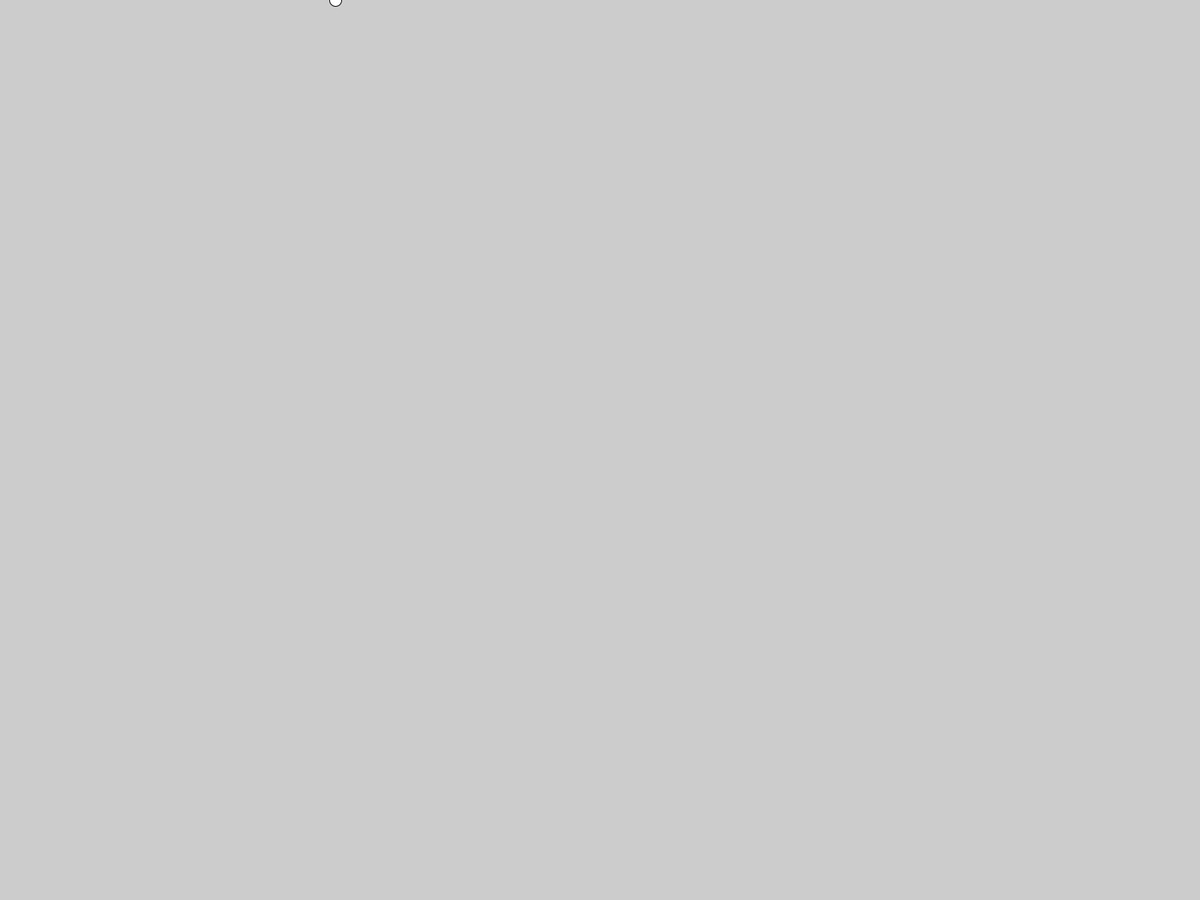
Frame 1 (no input)
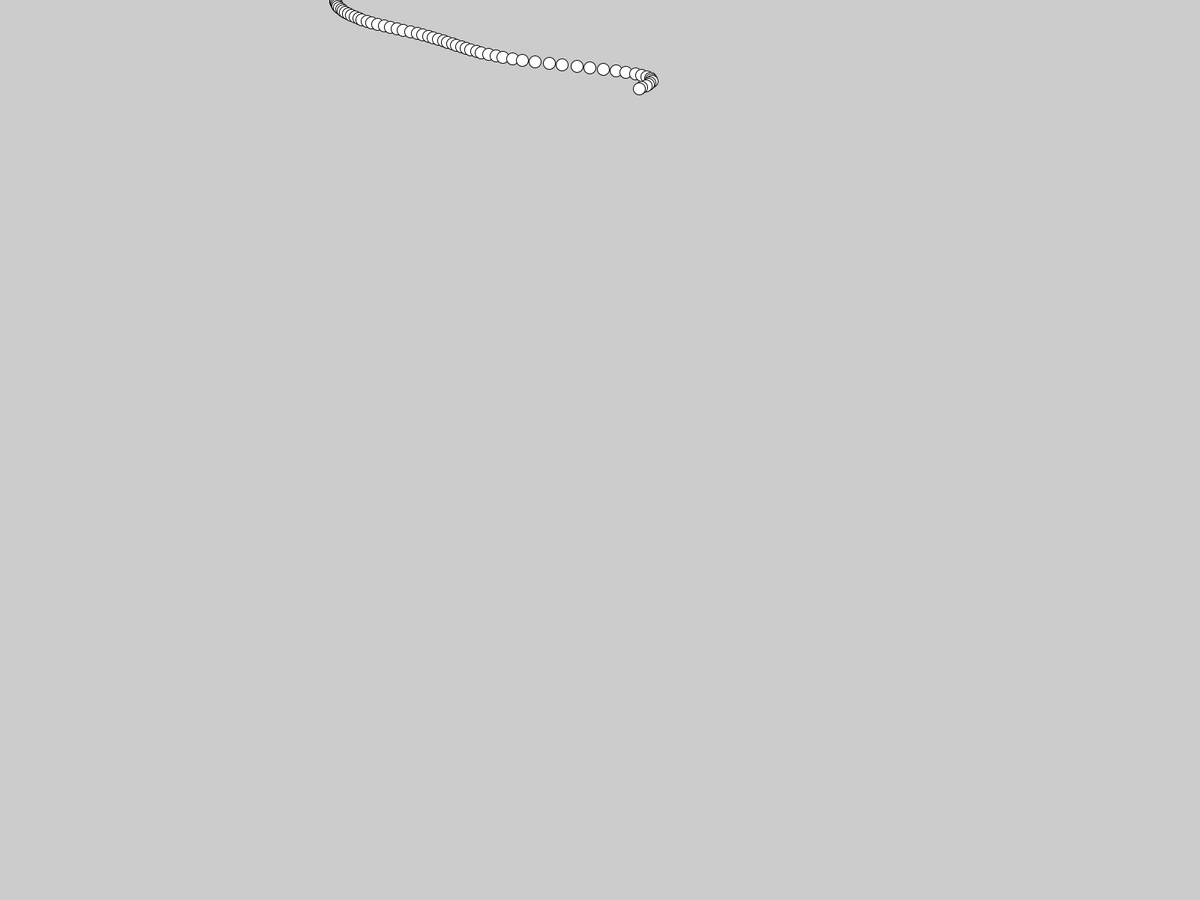
Frame 60 (the mouse pressed at the canvas centre just before this capture)
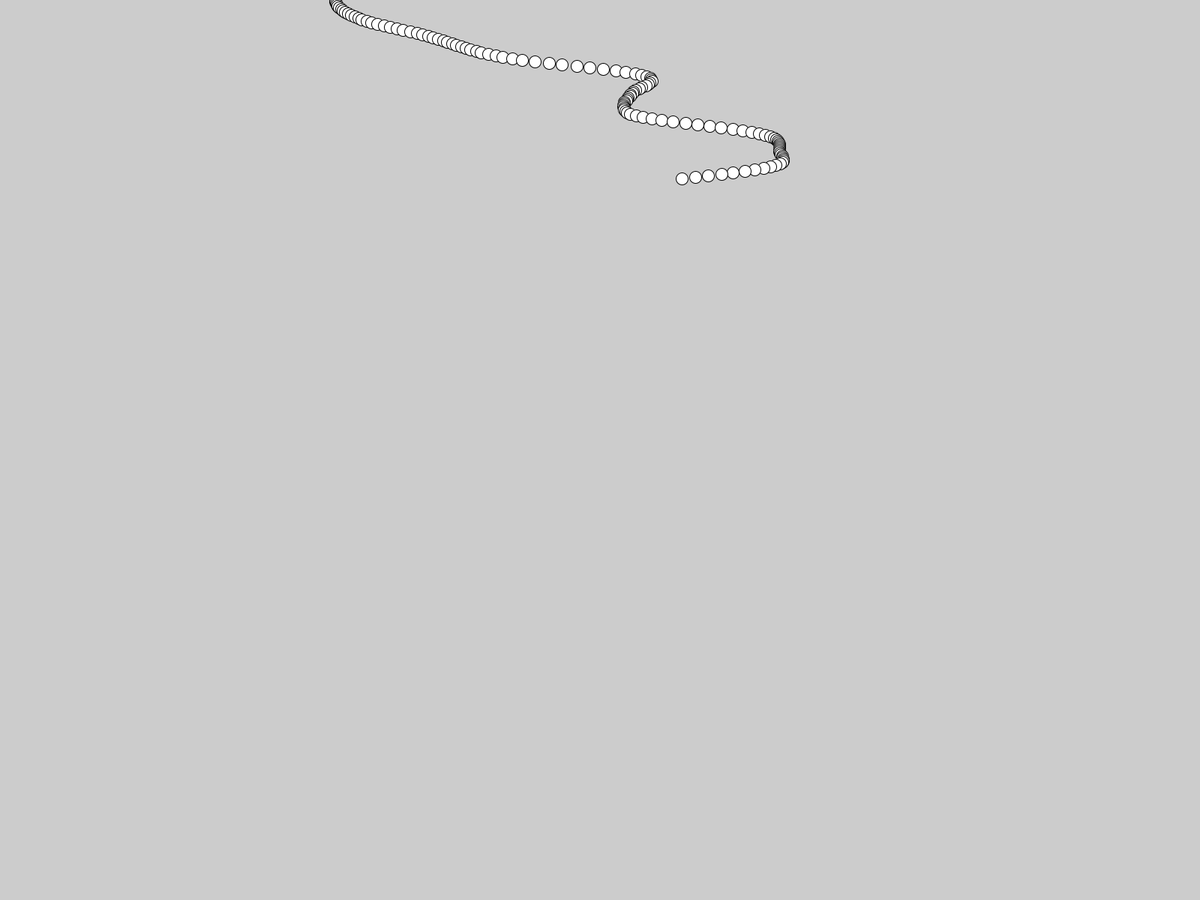
Frame 120 (the mouse held since frame 60 and released just before this capture)

The Processing sketch that drew these frames (run headless with seeded random() and noise(); from frame 60 on, the mouse is pressed at the canvas centre):

// Processing sketch: perlinNoise
// ── perlinNoise.pde
float t = 3;
PVector pos;

void setup(){
  pos = new PVector();
  fullScreen();
  pos.y = 0;
  pos.x = 0;
}

void draw(){
  float n = noise(t);
  pos.x = map(n, 0, 1, 0, width);
  ellipse(pos.x, pos.y, 16, 16);
  t += 0.01;
  pos.y += 2;
}
